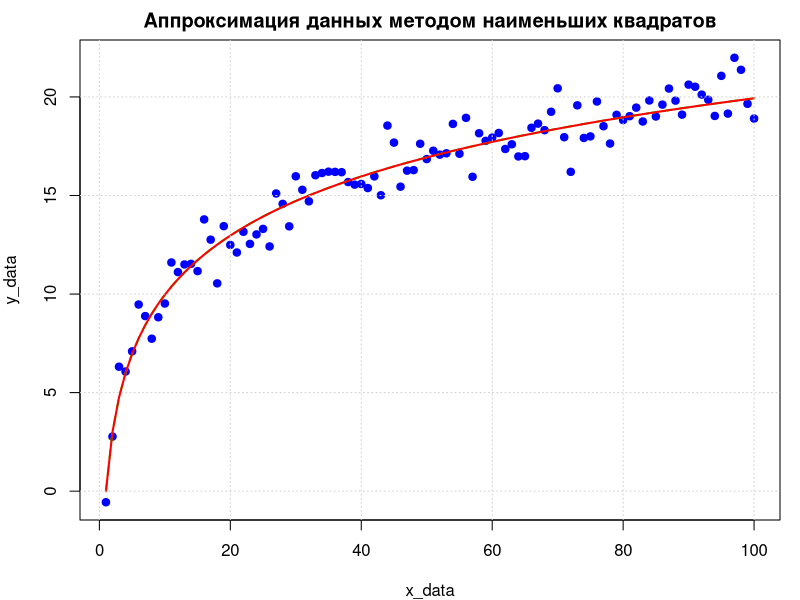

Here is the R script that generated this plot:
# 5.2 Метод наименьших квадратов

# 1) Создаем массив x_data из 50 чисел от 1 до 32
x_data = seq(1, 100, length.out = 100) # 32

# 2) Создаем массив y_data = 3*log2(x_data) + шум
set.seed(123) # для воспроизводимости
y_data = 3*log2(x_data) + rnorm(length(x_data), mean = 0, sd = 1)

# 3) Создаем функцию f_LSM(x, a) = a*log2(x)
f_LSM = function(x, a)  { a * log2(x) } # { a * x } #

# 4) Определяем диапазон для a (например, от 0 до 6 с шагом 0.1)
a_values = seq(0, 5, by = 0.1)

# 5) Реализуем МНК-алгоритм (метод наименьших квадратов)
mse_values = sapply(a_values, function(a) {
  sum((y_data - f_LSM(x_data, a))^2)
})

# 6) Находим оптимальное значение a
a_best = a_values[which.min(mse_values)]
cat("Оптимальное значение a:", a_best, "\n")

# 7) Строим графики
par(mar = c(4, 4, 2, 1)) # настраиваем поля графика
plot(x_data, y_data, 
     pch = 19, col = "blue",
     xlab = "x_data", ylab = "y_data",
     main = "Аппроксимация данных методом наименьших квадратов")

# Добавляем теоретическую зависимость без шума (для сравнения)
lines(x_data, 3*log2(x_data), col = "green", lwd = 2, lty = 2)
#lines(x_data, x_data, col = "green", lwd = 2, lty = 2)

# Добавляем найденную оптимальную зависимость
lines(x_data, f_LSM(x_data, a_best), col = "red", lwd = 2)

# # Добавляем легенду
# legend("bottomright",
#        legend = c("Данные с шумом", "Теоретическая зависимость", "Найденная зависимость"),
#        col = c("blue", "green", "red"),
#        pch = c(19, NA, NA),
#        lty = c(NA, 2, 1),
#        lwd = 2,
#        cex = 0.8)

grid()
